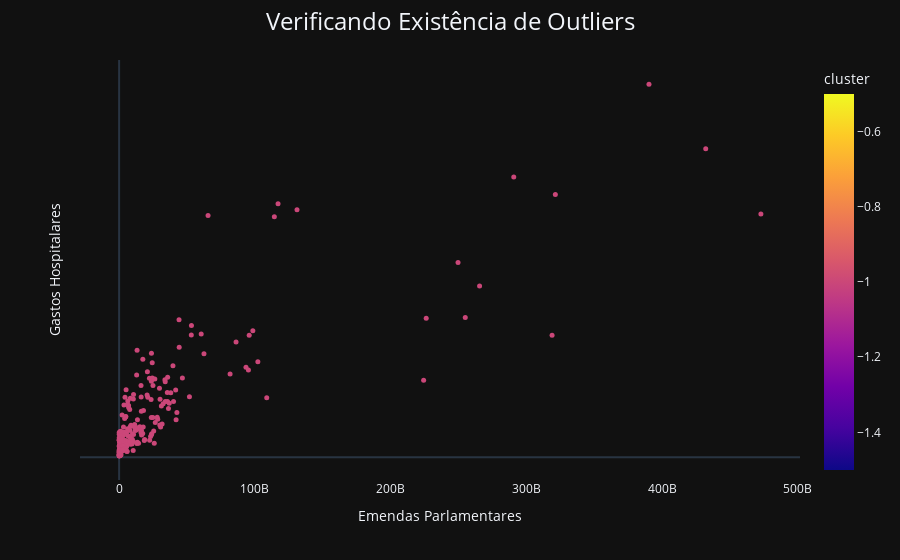

Write notebook code for a chart like this one.
### Code cell
from sklearn.preprocessing import MinMaxScaler
from sklearn.cluster import DBSCAN

# fazendo o mesmo gráfico anterior no plotly

cluster_df = variaveis_uf_ano[['gastos','valor_emendas']].copy()

# No need to normalize the data since Plotly Express handles that automatically

# Perform DBSCAN clustering
dbscan = DBSCAN(eps=0.1, min_samples=5)  # You can adjust eps and min_samples
cluster_df['cluster'] = dbscan.fit_predict(cluster_df[['valor_emendas', 'gastos']])

fig = px.scatter(cluster_df, x='valor_emendas', y='gastos', color='cluster', template='plotly_dark',
                 labels={'valor_emendas': 'Emendas Parlamentares',
                                  'gastos': 'Gastos Hospitalares'},
                          hover_data=['valor_emendas', 'gastos'])

fig.update_layout(title=dict(text='Verificando Existência de Outliers', font=dict(size=24)),
        title_x=0.5)

# Customize the color scale, if needed
fig.update_traces(marker=dict(size=5))

# Add legend labels
fig.update_layout(legend_title='Legend', showlegend=True)
fig.update_layout(legend=dict(title=dict(text='Cluster')))
fig.update_layout(legend_traceorder='reversed')
fig.update_xaxes(showgrid=False)
fig.update_yaxes(showticklabels=False, showgrid=False)


fig.show()

### Figure 1 — Plotly figure (JSON) as saved in the notebook; plotly's stock layout.template omitted (floating-point values rounded to 4 significant figures; data arrays with more than 128 entries replaced by an {"elided": "..."} marker saying what was removed)
{"data": [{"hovertemplate": "Emendas Parlamentares=%{x}<br>Gastos Hospitalares=%{y}<br>cluster=%{marker.color}<extra></extra>", "legendgroup": "", "marker": {"color": {"elided": "243 int values"}, "coloraxis": "coloraxis", "size": 5, "symbol": "circle"}, "mode": "markers", "name": "", "orientation": "v", "showlegend": false, "type": "scatter", "x": {"elided": "243 float values"}, "xaxis": "x", "y": {"elided": "243 float values"}, "yaxis": "y"}], "layout": {"coloraxis": {"colorbar": {"title": {"text": "cluster"}}, "colorscale": [[0, "#0d0887"], [0.1111, "#46039f"], [0.2222, "#7201a8"], [0.3333, "#9c179e"], [0.4444, "#bd3786"], [0.5556, "#d8576b"], [0.6667, "#ed7953"], [0.7778, "#fb9f3a"], [0.8889, "#fdca26"], [1, "#f0f921"]]}, "legend": {"title": {"text": "Cluster"}, "tracegroupgap": 0, "traceorder": "reversed"}, "margin": {"t": 60}, "showlegend": true, "title": {"font": {"size": 24}, "text": "Verificando Existência de Outliers", "x": 0.5}, "xaxis": {"anchor": "y", "domain": [0, 1], "showgrid": false, "title": {"text": "Emendas Parlamentares"}}, "yaxis": {"anchor": "x", "domain": [0, 1], "showgrid": false, "showticklabels": false, "title": {"text": "Gastos Hospitalares"}}}}
